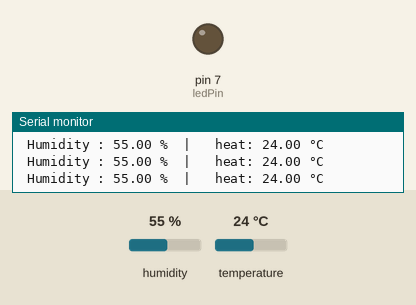
Bench run of a sketch on a simulated Arduino Uno, built with avr-gcc and run on an emulated ATmega328P. Parts: output pins drawn as LEDs (lit = HIGH), the last lines printed to the serial monitor. The test bench sets the inputs (shaded band); at power-on: temperature 24 °C, humidity 55 %.

Above: at 2.8 s.
2.9 s: temperature set to 27 °C
At 5.0 s:
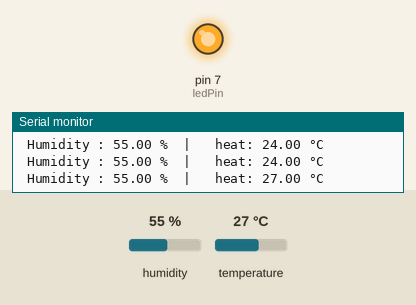
5.6 s: temperature set to 12 °C
At 7.4 s:
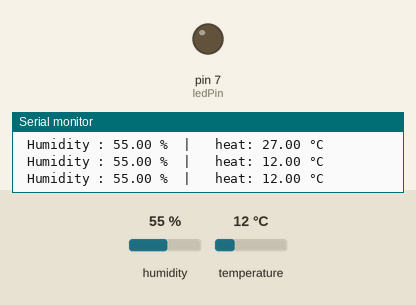
8.3 s: temperature set to 28 °C
At 11.2 s:
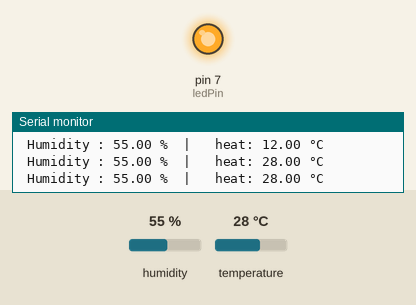
Timing chart, 0 to 12.7 s (numbered marks = the images above; inputs shaded):
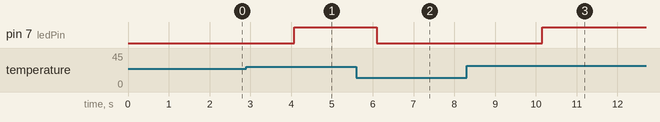

The sketch:

Digital.ino
```cpp
#include "DHT.h"


#define DHTPIN 2
#define DHTTYPE DHT11

DHT dht(DHTPIN, DHTTYPE);

int ledPin = 7;

void setup() {
  Serial.begin(9600);
  dht.begin();
  pinMode(ledPin, OUTPUT);
}

void loop() {

   float h = dht.readHumidity();
  float t = dht.readTemperature();


  if (isnan(h) || isnan(t)) {
    Serial.println(" Error ");
    return;
  }


  Serial.print(" Humidity : ");
  Serial.print(h);
  Serial.print(" %  |   heat: ");
  Serial.print(t);
  Serial.println(" °C");


  if (t > 25.0) {
    digitalWrite(ledPin, HIGH);
  } else {
    digitalWrite(ledPin, LOW);
  }

  delay(1000);
}
```

Measured:
- the behaviour switches between 25 and 26 °C on temperature (found by bisection; images 0 and 1)
- after the input at 2.9 s, pin 7 (ledPin): LOW → HIGH after 1.2 s
- after the input at 5.6 s, pin 7 (ledPin): HIGH → LOW after 0.50 s
- after the input at 8.3 s, pin 7 (ledPin): LOW → HIGH after 1.9 s
